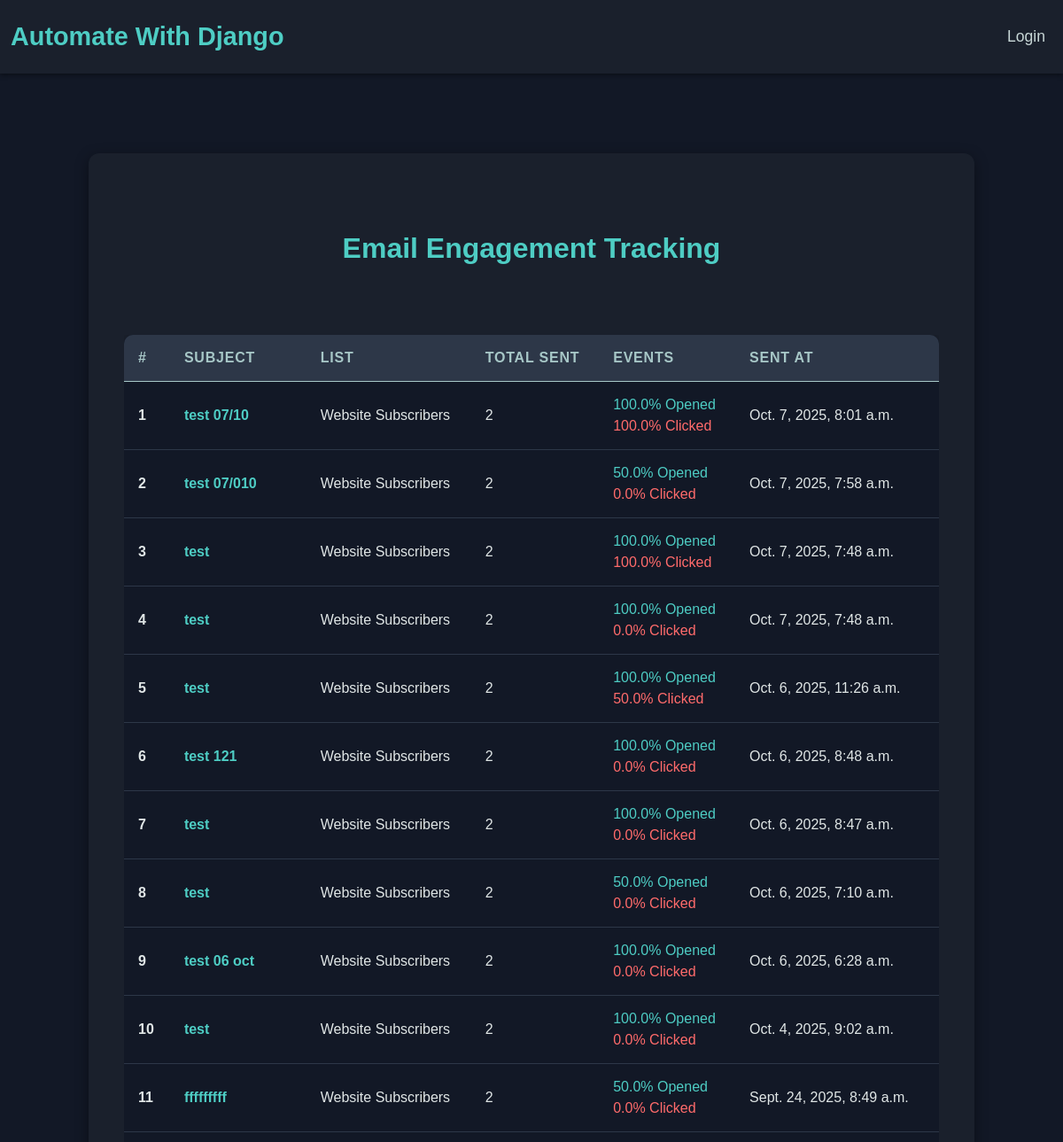
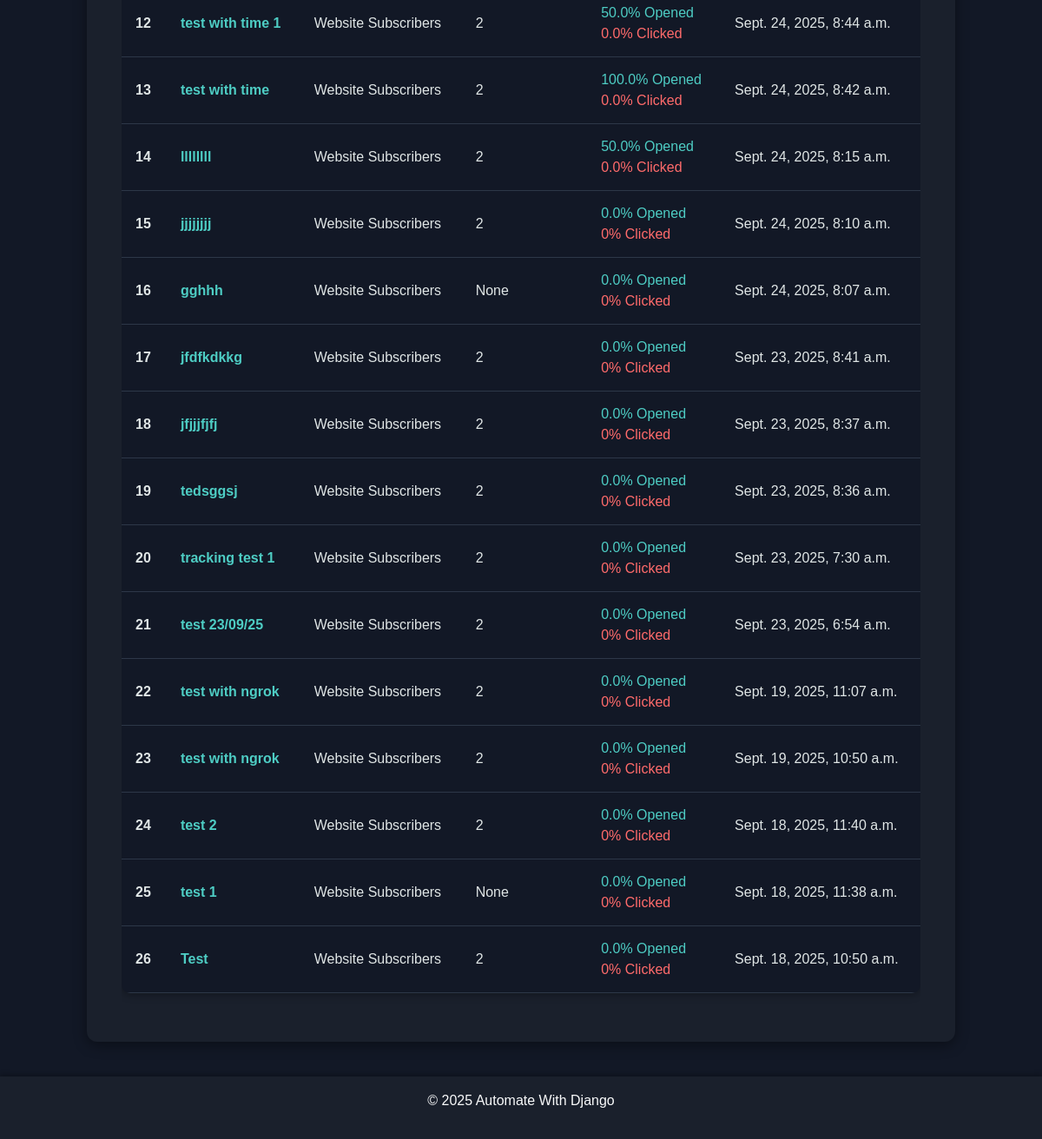
Page /emails/track/dashboard/ on the committed database (2 pictures, top to bottom).
### emails/models.py (models this page shows, shortened)
class Email(models.Model):
    email_list = models.ForeignKey(List, on_delete=models.CASCADE)
    subject = models.CharField(max_length=100)
    body = RichTextField()
    attachment = models.FileField(upload_to='email_attachments/', blank= True) # allow blank attachments ,
    sent_at = models.DateTimeField(auto_now_add=True)
    def open_rate(self):
        total_sent = self.email_list.count_emails()
        opened_count = EmailTracking.objects.filter(email=self, opened_at__isnull=False).count()
        open_rate = (opened_count/total_sent) * 100 if total_sent > 0 else 0
        """
        if total_sent > 0:
            open_rate = (opened_count/total_sent) * 100
        else:
            open_rate = 0
        """
        return round(open_rate , 2)
    def click_rate(self):
        total_sent = self.email_list.count_emails()
        opened_count = EmailTracking.objects.filter(email=self, opened_at__isnull=False).count()
        if opened_count > 0 :
            clicked_count = EmailTracking.objects.filter(email=self, clicked_at__isnull=False).count()
            click_rate = (clicked_count/opened_count) * 100 if total_sent > 0 else 0
        else :
            click_rate = 0
        return round(click_rate , 2)

class List(models.Model):
    email_list = models.CharField(max_length=40)
    def __str__(self):
        return self.email_list
    def count_emails(self):
        count = Subscriber.objects.filter(email_list=self).count()
        return count

### emails/views.py (the view)
# urls.py: path('track/dashboard/', views.track_dashboard, name='track_dashboard'),
def track_dashboard(request):
    emails = Email.objects.all().annotate(total_sent=Sum('sent__total_sent')).order_by('-sent_at') # ('sent__total_sent') sent is related name in Sent model, total_sent is field name in Sent model, totat_sent is the new field name for each email instance , order by decendind set_at
    context = {
        'emails': emails,
    }
    return render(request, 'emails/track_dashboard.html', context)

### templates/emails/track_dashboard.html (shortened to what this page needs)
{% extends 'home/base.html' %}
{% load static %}
{% block extra_css %}
<link rel="stylesheet" href="{% static 'css/track_dashboard.css' %}">
{% endblock %}
{% block content %}
<div class="container">
  <h2 class="text-center p-5">Email Engagement Tracking</h2>
  <div class="table-responsive">
    <table class="table table-hover ">
        <thead>
            <tr>
                <th scope="col">#</th>
                <th scope="col">Subject</th>
                <th scope="col">List</th>
                <th scope="col">Total Sent</th>
                <th scope="col">Events</th>
                <th scope="col">Sent At</th>
            </tr>
        </thead>
        <tbody>
            {% for email in emails %}
            <tr>
                <th scope="row">{{ forloop.counter }}</th>
                <td> <a href="{% url 'track_stats' email.id %}">{{ email.subject }}</a></td>
                <td>{{ email.email_list }}</td>
                <td>{{ email.total_sent}}</td>
                <td>
                    <div>{{ email.open_rate }}% Opened</div>
                    <div>{{ email.click_rate }}% Clicked</div>
                </td>
                <td>{{ email.sent_at }}</td>
            </tr>
            {% endfor %}
        </tbody>
    </table>
  </div>
</div>
{% endblock %}

### templates/home/base.html (shortened to what this page needs)
{% load static %}
<!DOCTYPE html>
<html lang="en">
<head>
    <link href="https://cdn.jsdelivr.net/npm/bootstrap@5.0.2/dist/css/bootstrap.min.css" rel="stylesheet">
    <link rel="stylesheet" href="{% static 'css/styles.css' %}">
    <link rel="stylesheet" href="https://cdnjs.cloudflare.com/ajax/libs/font-awesome/6.6.0/css/all.min.css">
    {% block extra_css %}{% endblock %}
</head>
<body>
    <header>
        <nav class="navbar navbar-expand-lg navbar-dark ">
            <div class="container-fluid">
                <a class="navbar-brand heading" href="{% url 'home' %}">Automate With Django</a>
                <div class="collapse navbar-collapse" id="navbarNav">
                    <ul class="navbar-nav ms-auto">
                        {% if user.is_authenticated %}
                        <li class="nav-item">
                            <span class="logged-in-text">Logged in as <strong>{{ user }}</strong></span>
                        </li>
                        <li class="nav-item">
                            <a class="nav-link " href="{% url 'logout' %}">
                                <i class="fa-solid fa-right-from-bracket"></i>
                            </a>
                        </li>
                        {% else %}
                        <li class="nav-item">
                            {% if request.path == '/login/' %}
                            <a class="nav-link" href="{% url 'register' %}">Register</a>
                            {% else %}
                            <a class="nav-link" href="{% url 'login' %}">Login</a>
                            {% endif %}
                        </li>
                        {% endif %}
                    </ul>
                </div>
            </div>
        </nav>
    </header>
    <main>
        {% block content %}
        {% endblock %}
    </main>
    <footer class="text-center text-light py-3">
        <p>© 2025 Automate With Django</p>
    </footer>
</body>
</html>

### awd_main/static/css/styles.css (style rules this page uses)
html, body { height: 100%; margin: 0; display: flex; flex-direction: column; }
body { background-color: #121826; color: #C7D6D6; font-family: 'Arial', sans-serif; }
.navbar { background-color: #1a202c; padding: 15px 0; box-shadow: 0 2px 5px rgba(0, 0, 0, 0.4); }
.navbar-brand.heading { font-size: 1.8rem; font-weight: bold; color: #4ECDC4; transition: color 0.3s ease; }
.nav-link { color: #C7D6D6 !important; font-size: 1.1rem; margin-left: 15px; transition: color 0.3s ease; }
main { flex: 1; padding: 40px; }
footer { background-color: #1a202c; color: #C7D6D6; text-align: center; padding: 1rem; width: 100%; box-shadow: 0 -2px 6px rgba(0, 0, 0, 0.3); }
.nav-item { display: flex; align-items: center; }

### awd_main/static/css/track_dashboard.css (style rules this page uses)
.container { background-color: #1a202c; padding: 40px; border-radius: 12px; box-shadow: 0 4px 15px rgba(0, 0, 0, 0.4); margin-top: 50px; max-width: 1000px; color: #C7D6D6; }
h2 { color: #4ECDC4; font-weight: 700; margin-bottom: 30px; }
.table { width: 100%; background-color: #121826; color: #E0E6E6; border-collapse: separate; border-spacing: 0; border-radius: 10px; overflow: hidden; box-shadow: 0 2px 10px rgba(0, 0, 0, 0.3); }
.table thead { background-color: #2d3748; color: #A7C7C7; text-transform: uppercase; letter-spacing: 0.05em; }
.table th, .table td { padding: 14px 16px; border-bottom: 1px solid #2d3748; vertical-align: middle; }
.table a { color: #4ECDC4; font-weight: 600; text-decoration: none; }
td div:first-child { color: #4ECDC4; }
td div:last-child { color: #FF6B6B; }

### rows in the picture
Email: subject "test 07/10", email_list "Website Subscribers", total_sent "2", open_rate "100.0", click_rate "100.0", sent_at "Oct. 7, 2025, 8:01 a.m."
Email: subject "test 07/010", email_list "Website Subscribers", total_sent "2", open_rate "50.0", click_rate "0.0", sent_at "Oct. 7, 2025, 7:58 a.m."
Email: subject "test", email_list "Website Subscribers", total_sent "2", open_rate "100.0", click_rate "100.0", sent_at "Oct. 7, 2025, 7:48 a.m."
Email: subject "test", email_list "Website Subscribers", total_sent "2", open_rate "100.0", click_rate "0.0", sent_at "Oct. 7, 2025, 7:48 a.m."
Email: subject "test", email_list "Website Subscribers", total_sent "2", open_rate "100.0", click_rate "50.0", sent_at "Oct. 6, 2025, 11:26 a.m."
Email: subject "test 121", email_list "Website Subscribers", total_sent "2", open_rate "100.0", click_rate "0.0", sent_at "Oct. 6, 2025, 8:48 a.m."
Email: subject "test", email_list "Website Subscribers", total_sent "2", open_rate "100.0", click_rate "0.0", sent_at "Oct. 6, 2025, 8:47 a.m."
Email: subject "test", email_list "Website Subscribers", total_sent "2", open_rate "50.0", click_rate "0.0", sent_at "Oct. 6, 2025, 7:10 a.m."
Email: subject "test 06 oct", email_list "Website Subscribers", total_sent "2", open_rate "100.0", click_rate "0.0", sent_at "Oct. 6, 2025, 6:28 a.m."
Email: subject "test", email_list "Website Subscribers", total_sent "2", open_rate "100.0", click_rate "0.0", sent_at "Oct. 4, 2025, 9:02 a.m."
Email: subject "fffffffff", email_list "Website Subscribers", total_sent "2", open_rate "50.0", click_rate "0.0", sent_at "Sept. 24, 2025, 8:49 a.m."
Email: subject "test with time 1", email_list "Website Subscribers", total_sent "2", open_rate "50.0", click_rate "0.0", sent_at "Sept. 24, 2025, 8:44 a.m."
Email: subject "test with time", email_list "Website Subscribers", total_sent "2", open_rate "100.0", click_rate "0.0", sent_at "Sept. 24, 2025, 8:42 a.m."
Email: subject "llllllll", email_list "Website Subscribers", total_sent "2", open_rate "50.0", click_rate "0.0", sent_at "Sept. 24, 2025, 8:15 a.m."
Email: subject "jjjjjjjj", email_list "Website Subscribers", total_sent "2", open_rate "0.0", click_rate "0", sent_at "Sept. 24, 2025, 8:10 a.m."
Email: subject "gghhh", email_list "Website Subscribers", total_sent "None", open_rate "0.0", click_rate "0", sent_at "Sept. 24, 2025, 8:07 a.m."
Email: subject "jfdfkdkkg", email_list "Website Subscribers", total_sent "2", open_rate "0.0", click_rate "0", sent_at "Sept. 23, 2025, 8:41 a.m."
Email: subject "jfjjjfjfj", email_list "Website Subscribers", total_sent "2", open_rate "0.0", click_rate "0", sent_at "Sept. 23, 2025, 8:37 a.m."
Email: subject "tedsggsj", email_list "Website Subscribers", total_sent "2", open_rate "0.0", click_rate "0", sent_at "Sept. 23, 2025, 8:36 a.m."
Email: subject "tracking test 1", email_list "Website Subscribers", total_sent "2", open_rate "0.0", click_rate "0", sent_at "Sept. 23, 2025, 7:30 a.m."
Email: subject "test 23/09/25", email_list "Website Subscribers", total_sent "2", open_rate "0.0", click_rate "0", sent_at "Sept. 23, 2025, 6:54 a.m."
Email: subject "test with ngrok", email_list "Website Subscribers", total_sent "2", open_rate "0.0", click_rate "0", sent_at "Sept. 19, 2025, 11:07 a.m."
Email: subject "test with ngrok", email_list "Website Subscribers", total_sent "2", open_rate "0.0", click_rate "0", sent_at "Sept. 19, 2025, 10:50 a.m."
Email: subject "test 2", email_list "Website Subscribers", total_sent "2", open_rate "0.0", click_rate "0", sent_at "Sept. 18, 2025, 11:40 a.m."
Email: subject "test 1", email_list "Website Subscribers", total_sent "None", open_rate "0.0", click_rate "0", sent_at "Sept. 18, 2025, 11:38 a.m."
Email: subject "Test", email_list "Website Subscribers", total_sent "2", open_rate "0.0", click_rate "0", sent_at "Sept. 18, 2025, 10:50 a.m."
